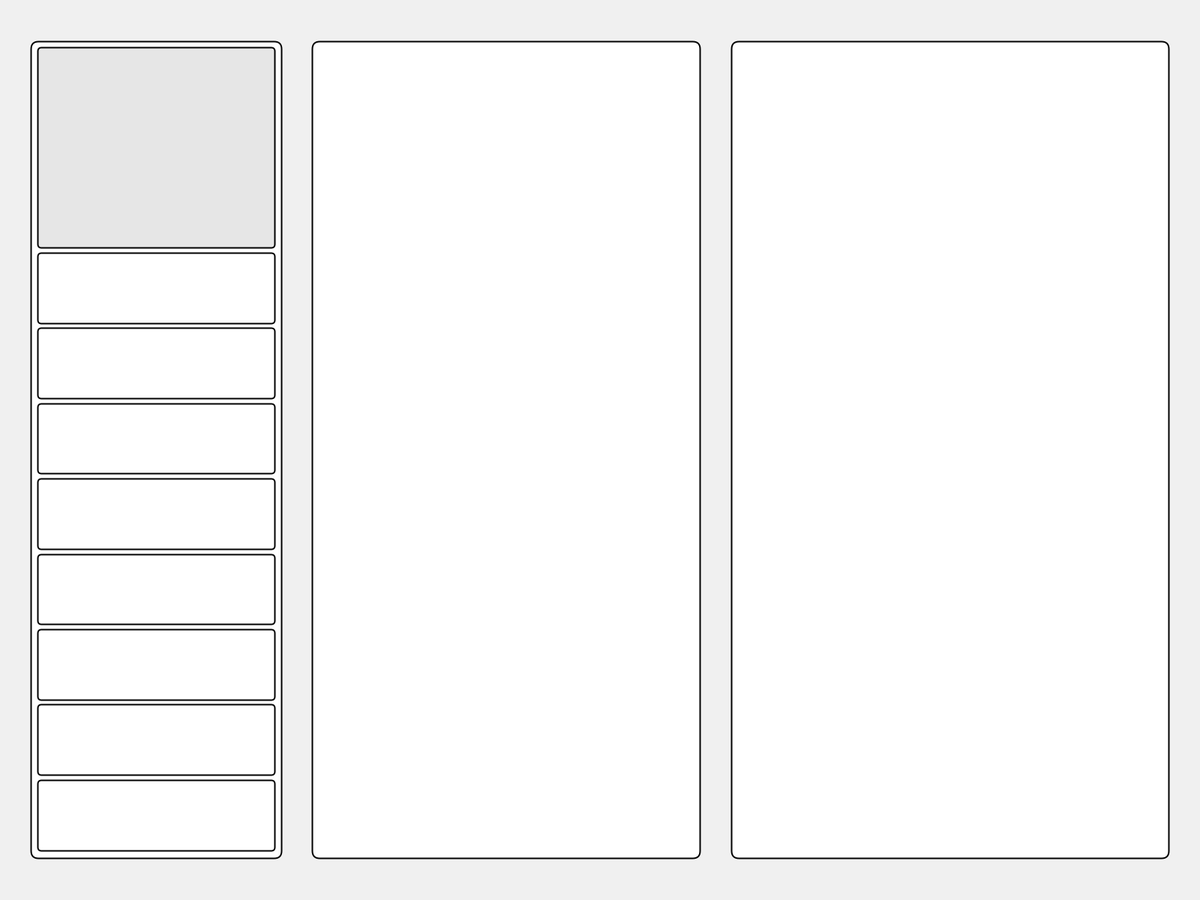
Frame 1 (no input)
Frame 60 (the mouse pressed at the canvas centre just before this capture): identical to frame 1, image omitted
Frame 120 (the mouse held since frame 60 and released just before this capture): identical to frame 1, image omitted

The Processing sketch that drew this single still picture (run headless with seeded random() and noise(); from frame 60 on, the mouse is pressed at the canvas centre):

// Processing sketch: Divs_pde
// ── Divs_pde.pde
/*
  Left Column with 9 Sections
  Top section is larger than the 8 below it
*/

int AppWidth, AppHeight;
float GUIWidth = 1920;
float GUIHeight = 1080;

void setup() {
  fullScreen();
  AppWidth = width;
  AppHeight = height;
}

void draw() {
  background(240);
  fill(255);
  stroke(0);
  strokeWeight(2);

  // --- 1. LEFT MAIN CONTAINER ---
  float leftX = AppWidth * 50 / GUIWidth;
  float leftY = AppHeight * 50 / GUIHeight;
  float leftW = AppWidth * 400 / GUIWidth;
  float leftH = AppHeight * 980 / GUIHeight;
  rect(leftX, leftY, leftW, leftH, 10);

  // --- INTERNAL SECTIONS FOR LEFT CONTAINER ---
  float innerPadding = AppWidth * 10 / GUIWidth;
  float sectionX = leftX + innerPadding;
  float sectionW = leftW - (innerPadding * 2);
 
  // Top Section (Large)
  float topSectionH = AppHeight * 240 / GUIHeight;
  fill(230); // Slight tint for the top
  rect(sectionX, leftY + innerPadding, sectionW, topSectionH, 5);
 
  // Calculate remaining height for the other 8 sections
  // Subtracting the top section height and the extra gaps
  float remainingH = leftH - topSectionH - (innerPadding * 3);
  float smallSectionH = remainingH / 8.5; // Using 8.5 to leave a little breathing room at the bottom
  float gap = AppHeight * 6 / GUIHeight; // Gap between small sections

  fill(255);
  for (int i = 0; i < 8; i++) {
    float sectionY = leftY + innerPadding + topSectionH + gap + (i * (smallSectionH + gap));
    rect(sectionX, sectionY, sectionW, smallSectionH, 5);
  }

  // --- 2. MIDDLE RECTANGLE (Thinner) ---
  float midX = AppWidth * 500 / GUIWidth;
  float midW = AppWidth * 620 / GUIWidth;
  rect(midX, leftY, midW, leftH, 10);

  // --- 3. RIGHT RECTANGLE (Thicker) ---
  float rightX = AppWidth * 1170 / GUIWidth;
  float rightW = AppWidth * 700 / GUIWidth;
  rect(rightX, leftY, rightW, leftH, 10);
 
  AppWidth = width;
  AppHeight = height;
}
